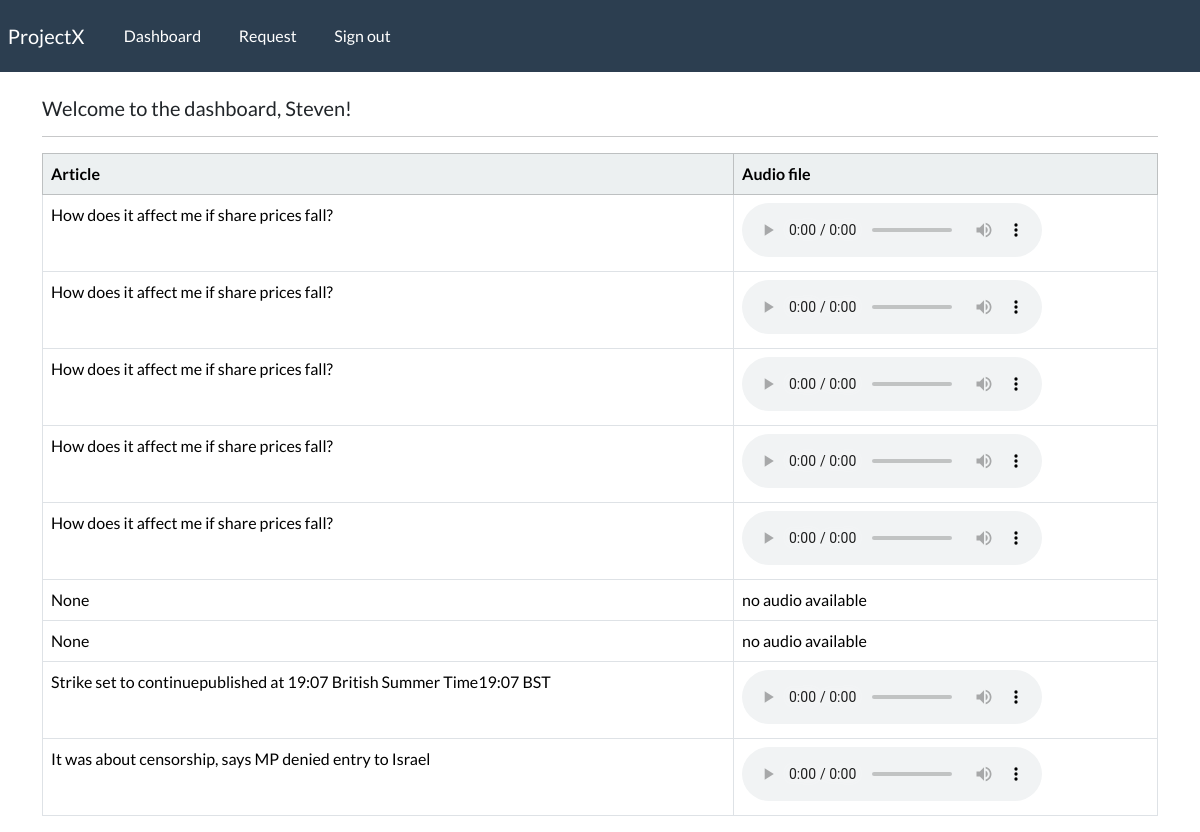
Screenshot of /dashboard (signed in) with the database file from the repository.
### tts/models.py (models this page shows)
class RequestMp3(models.Model):
    title = models.CharField(max_length=200,blank=True, null=True)
    creation_date = models.DateTimeField(auto_now_add=True)
    requested_url = models.CharField(max_length=200, blank=True, null=True)
    text_file = models.FileField(blank=True)
    audio_file = models.FileField(upload_to="mp3_files/", blank=True, null=True)
    user = models.ForeignKey(User, on_delete=models.CASCADE, null=True)

### tts/views.py (the view)
# urls.py: path('dashboard', views.dashboard, name= "dashboard")
@login_required(login_url='my-login')
def dashboard(request):
    if not request.user.is_authenticated:
        return redirect('my-login')
    my_records = RequestMp3.objects.filter(user = request.user) #Be sure to assign user when creating
    context = {"records": my_records}
    return render(request, 'tts/dashboard.html', context=context)

### tts/templates/tts/dashboard.html (shortened to what this page needs)
{% extends 'tts/base.html' %}
{% load crispy_forms_tags %}
{% block content %}
    <h5>Welcome to the dashboard, {{user}}!</h5>
    <hr>
    <table class="table table-hover table-bordered">
        <thead class="table-light">
            <tr>
                <th scope="col"> Article </th>
                <th scope="col"> Audio file </th>
            </tr>
            <tbody>
                {% if records %}
                {% for record in records %}
                <tr>
                    <td> {{record.title}}</td>
                    <td>
                        {% if record.audio_file %}
                            <audio controls>
                                <source src="{{ record.audio_file.url }}" type="audio/mpeg">
                            </audio>
                        {% else %}
                            no audio available
                        {% endif %}
                    </td>
                </tr>
                {% endfor %}
                {% endif %}
            </tbody>
        </thead>
    </table>
{% endblock %}

### tts/templates/tts/base.html (shortened to what this page needs)
{% load static %}
<!DOCTYPE html>
<html>
    <head>
        <link rel="stylesheet" type="text/css" href="https://bootswatch.com/5/flatly/bootstrap.min.css">
        <link rel="stylesheet" type="text/css" href="{% static 'css/styles.css' %}">
    </head>
    <body>
        {% include 'tts/navbar.html' %}
        <div class="container">
            <br>
            {% block content %}
            {% endblock %}
        </div>
    </body>
</html>

### tts/templates/tts/navbar.html (shortened to what this page needs)
<nav class="navbar navbar-expand-lg navbar-dark bg-primary justify-content-center">
    <a class="navbar-brand main-heading" href="{% url '' %}">
      &nbsp; ProjectX
    </a>
      <div class="collapse navbar-collapse text-center" id="navbarNavDropdown">
        <ul class="navbar-nav mr-auto">
          {% if user.is_authenticated %}
            <li class="nav-item">
              <a class="nav-link" href="{% url 'dashboard' %}">Dashboard &nbsp;  </a>
            </li>
            <li class="nav-item">
              <a class="nav-link" href="{% url 'request' %}">Request &nbsp; </a>  </a>
            </li>
            <li class="nav-item">
              <a class="nav-link" href="{% url 'logout' %}">Sign out &nbsp;  </a>
            </li>
        </ul>
        {% endif %}
      </div>
  </nav>

### rows the page displays
RequestMp3: title "How does it affect me if share prices fall?"
RequestMp3: title "How does it affect me if share prices fall?"
RequestMp3: title "How does it affect me if share prices fall?"
RequestMp3: title "How does it affect me if share prices fall?"
RequestMp3: title "How does it affect me if share prices fall?"
RequestMp3: title "None", audio_file "no audio available"
RequestMp3: title "None", audio_file "no audio available"
RequestMp3: title "Strike set to continuepublished at 19:07 British Summer Time19:07 BST"
RequestMp3: title "It was about censorship, says MP denied entry to Israel"

### other values shown
{{ user }} "Steven"
